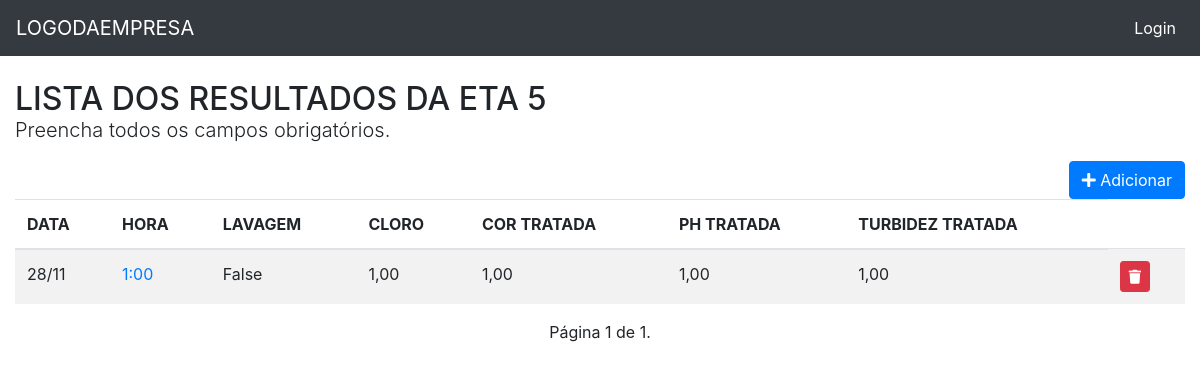
The app's page /eta_cinco/list/, older data.
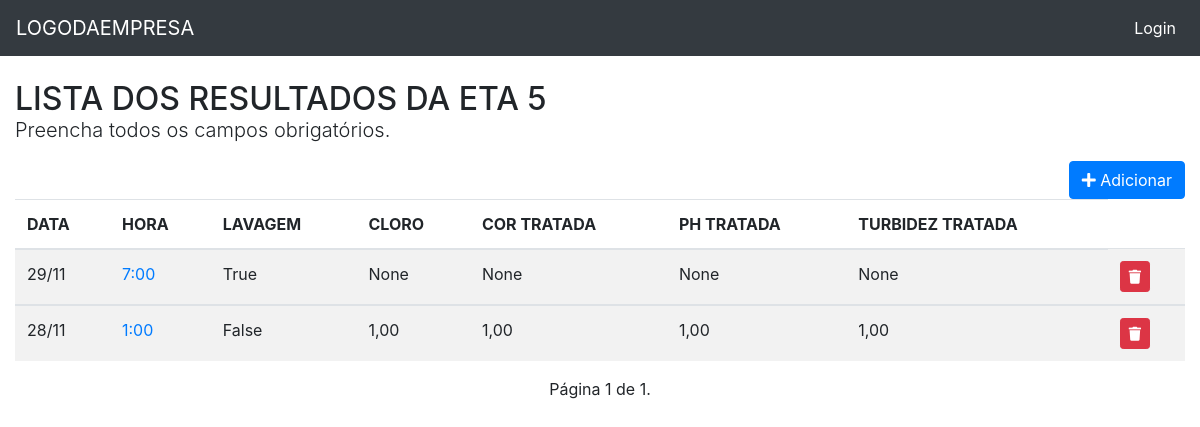
The same page, newer data.
### eta_cinco/models.py (models this page shows, shortened)
class EtaCinco(models.Model):
    data = models.DateField('Data', auto_now=False, auto_now_add=False)
    hora = models.CharField(max_length=5, choices=HORA_CHOICE)
    lavagem = models.BooleanField('Lavagem', default=False, blank=True)
    cloro = models.DecimalField('Cloro', max_digits=4, decimal_places=2, blank=True, null=True)
    cor_t = models.DecimalField('Cor Tratada', max_digits=4, decimal_places=2, blank=True, null=True)
    ph_t = models.DecimalField('Ph Tratada', max_digits=4, decimal_places=2, blank=True, null=True)
    turbidez_t = models.DecimalField('Turbidez Tratada', max_digits=4, decimal_places=2, blank=True, null=True)
    class Meta:
        ordering = ('-data',)
        verbose_name = 'ETA Cinco'

### eta_cinco/views.py (the view)
# urls.py: path('list/', v.eta_cinco_list, name='eta_cinco_list'),
def eta_cinco_list(request):
    template_name = 'eta_cinco_list.html'
    obj = EtaCinco.objects.all()
    paginator = Paginator(obj, 12)
    page_number = request.GET.get('page')
    object_list = paginator.get_page(page_number)
    context = {'object_list': object_list}
    return render(request, template_name, context)

### eta_cinco/templates/eta_cinco_list.html (shortened to what this page needs)
{% extends "base.html" %}
{% load static %}
{% block content %}
<div class="page-header">
    <h2>LISTA DOS RESULTADOS DA ETA 5
        <p class="lead">
            Preencha todos os campos obrigatórios.
        </p>
        <span class="pull-right">
        <a href="{% url 'eta_cinco:eta_cinco_add' %}">
          <button type="button" class="btn btn-primary">
            <span class="fa fa-plus"></span> Adicionar
          </button>
        </a>
      </span>
    </h2>
    {% if object_list %}
    <div class="table-reponsive">
        <table class="table table-striped">
          <thead>
            <tr>
              <th>DATA</th>
              <th>HORA</th>
              <th>LAVAGEM</th>
              <th>CLORO</th>
              <th>COR TRATADA</th>
              <th>PH TRATADA</th>
              <th>TURBIDEZ TRATADA</th>
            </tr>
          </thead>
          <tbody>
          {% for object in object_list %}
              <tr>
                <td class="text-left">{{ object.data|date:"d/m" }}</td>
                <td>
                  <a href="{% url 'eta_cinco:eta_cinco_update' object.pk %}">{{ object.hora }}</a>
                </td>
                <td class="text-left">{{ object.lavagem }}</td>
                <td class="text-left">{{ object.cloro }}</td>
                <td class="text-left">{{ object.cor_t }}</td>
                <td class="text-left">{{ object.ph_t}}</td>
                <td class="text-left">{{ object.turbidez_t}}</td>
                <td>
                      <a href="{% url 'eta_cinco:eta_cinco_delete' object.pk %}" class="btn btn-danger btn-sm" title="Excluir"
                      onclick="return confirm('Tem certeza que deseja exluir?')">
                          <i class="fa fa-trash" aria-hidden="true"></i>
                      </a>
                </td>
              </tr>
          </tbody>
      {% endfor %}
        </table>
    </div>
    <div class="pagination">
        <span class="step_links">
            <span class="current">
                Página {{ object_list.number }} de {{ object_list.paginator.num_pages }}.
            </span>
        </span>
    </div>
  {% else %}
    <p class="alert alert-warning">Sem itens na lista.</p>
  {% endif %}
</div>
{% endblock content %}l>

Row changes from the older to the newer data that the page shows:
added EtaCinco: data "29/11", hora "7:00", lavagem "True", cloro "None", cor_t "None", ph_t "None", turbidez_t "None"
